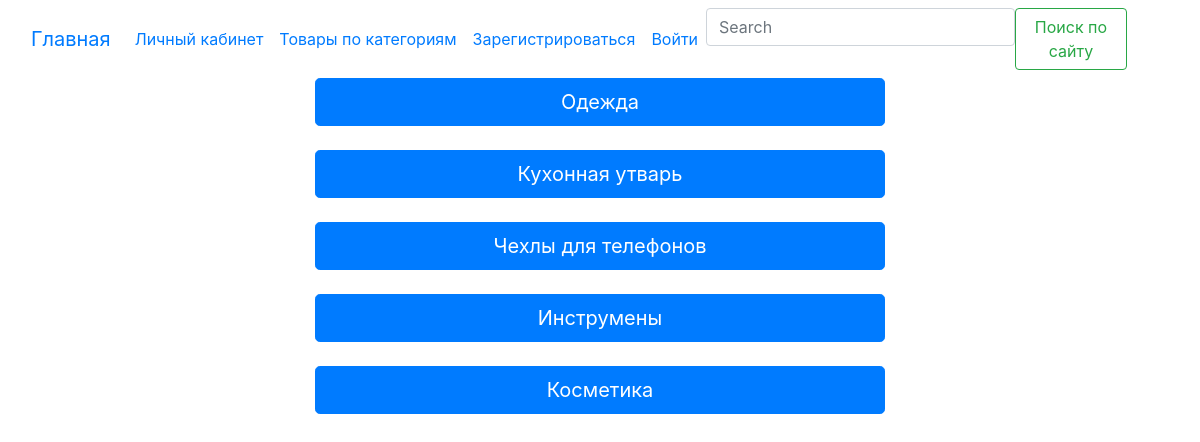
The page /kateg on the database its author committed.
### data/kategory.py (models this page shows)
class Kategory(SqlAlchemyBase):
    __tablename__ = 'kategory'
    id = sqlalchemy.Column(sqlalchemy.Integer,
                           primary_key=True, autoincrement=True)
    title = sqlalchemy.Column(sqlalchemy.String, nullable=True)

### main.py (the view)
@app.route("/kateg")
def kategori():
    db_sess = db_session.create_session()
    kateg = db_sess.query(Kategory).all()
    return render_template('kategori.html', title='Категории товаров', kateg=kateg)

### data/db_session.py (called while the page is built)
def create_session() -> Session:
    global __factory
    return __factory()

### templates/kategori.html
{% extends "base.html" %}
{% block content %}
<div align="center">
    <div class=".row col-lg-6">
        {% for item in kateg %}
        <a href="http://127.0.0.1:5000/kategory/{{item.id}}">
            <button type="button" class="btn btn-primary btn-lg btn-block">
                {{item.title}}
            </button>
            <br>
        </a>
        {% endfor %}
    </div>
</div>
{% endblock %}

### rows shown on the page
Kategory: title "Одежда"
Kategory: title "Кухонная утварь"
Kategory: title "Чехлы для телефонов"
Kategory: title "Инструмены"
Kategory: title "Косметика"
